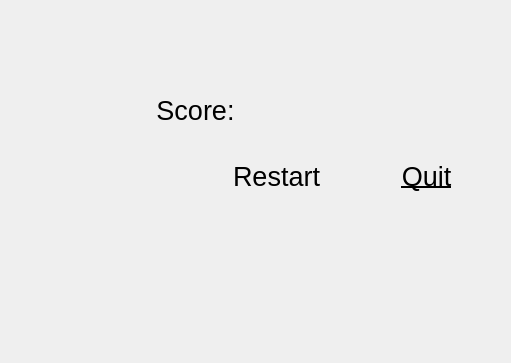
<?xml version="1.0" encoding="UTF-8"?>
<ui version="4.0">
 <class>Result</class>
 <widget class="QWidget" name="Result">
  <property name="geometry">
   <rect>
    <x>0</x>
    <y>0</y>
    <width>511</width>
    <height>363</height>
   </rect>
  </property>
  <property name="windowTitle">
   <string>Form</string>
  </property>
  <widget class="QLabel" name="label_2">
   <property name="geometry">
    <rect>
     <x>250</x>
     <y>80</y>
     <width>171</width>
     <height>61</height>
    </rect>
   </property>
   <property name="font">
    <font>
     <pointsize>25</pointsize>
    </font>
   </property>
   <property name="text">
    <string/>
   </property>
  </widget>
  <widget class="QLabel" name="label">
   <property name="geometry">
    <rect>
     <x>0</x>
     <y>0</y>
     <width>511</width>
     <height>363</height>
    </rect>
   </property>
   <property name="text">
    <string/>
   </property>
   <property name="pixmap">
    <pixmap resource="pic.qrc">:/use/resultbg_clear.png</pixmap>
   </property>
  </widget>
  <widget class="QPushButton" name="pushButton">
   <property name="geometry">
    <rect>
     <x>370</x>
     <y>160</y>
     <width>113</width>
     <height>32</height>
    </rect>
   </property>
   <property name="font">
    <font>
     <family>Helvetica</family>
     <pointsize>20</pointsize>
     <underline>true</underline>
    </font>
   </property>
   <property name="text">
    <string>Quit</string>
   </property>
   <property name="autoDefault">
    <bool>false</bool>
   </property>
   <property name="flat">
    <bool>true</bool>
   </property>
  </widget>
  <widget class="QPushButton" name="pushButton_2">
   <property name="geometry">
    <rect>
     <x>220</x>
     <y>160</y>
     <width>113</width>
     <height>32</height>
    </rect>
   </property>
   <property name="font">
    <font>
     <family>Helvetica</family>
     <pointsize>20</pointsize>
    </font>
   </property>
   <property name="text">
    <string>Restart</string>
   </property>
   <property name="flat">
    <bool>true</bool>
   </property>
  </widget>
  <widget class="QLabel" name="label_3">
   <property name="geometry">
    <rect>
     <x>150</x>
     <y>95</y>
     <width>91</width>
     <height>30</height>
    </rect>
   </property>
   <property name="font">
    <font>
     <pointsize>20</pointsize>
    </font>
   </property>
   <property name="text">
    <string>Score:</string>
   </property>
   <property name="pixmap">
    <pixmap>:/13162333_1207797535906920_1127483065_n.png</pixmap>
   </property>
   <property name="alignment">
    <set>Qt::AlignCenter</set>
   </property>
  </widget>
  <zorder>label</zorder>
  <zorder>label_2</zorder>
  <zorder>pushButton</zorder>
  <zorder>pushButton_2</zorder>
  <zorder>label_3</zorder>
 </widget>
 <resources>
  <include location="pic.qrc"/>
 </resources>
 <connections/>
</ui>
